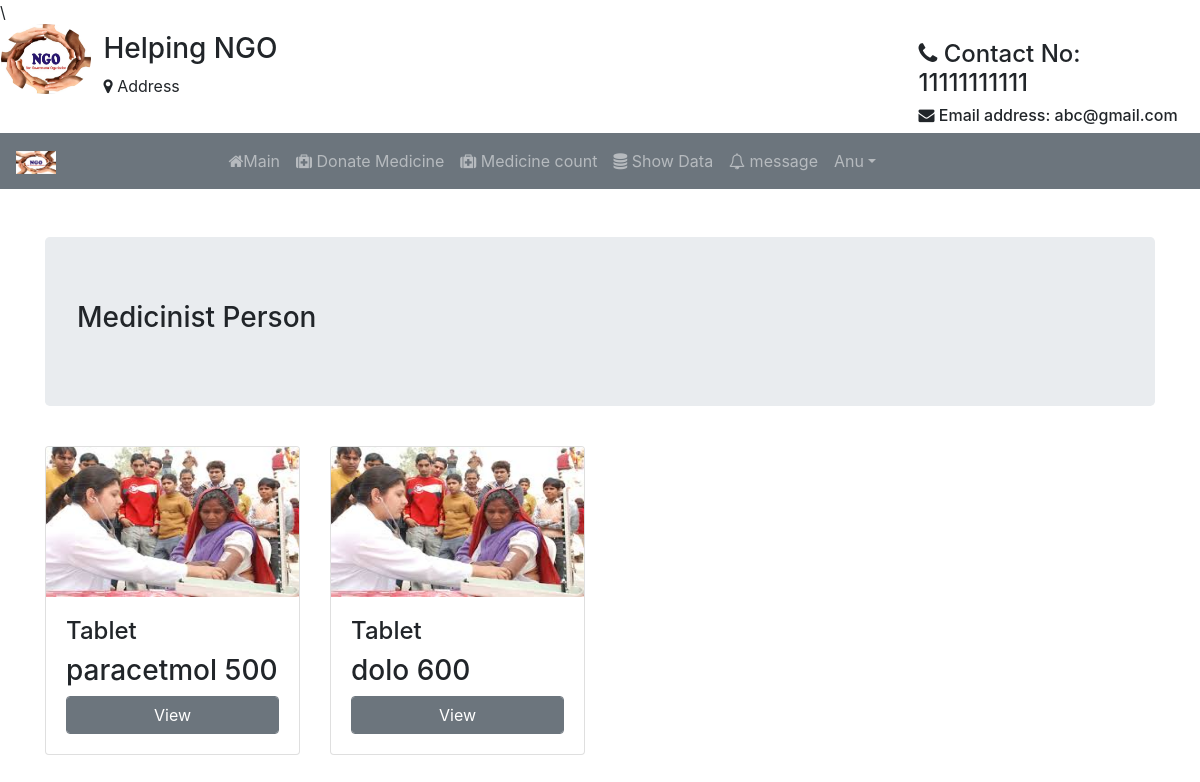
The page /mn/ (signed in) on the database its author committed.
### Student/models.py (models this page shows)
class User(AbstractUser):
	t = (
		(1,'Medicinist'),
		(2,'Org'),
		(3,'Anonymous'),
		)
	role = models.IntegerField(default=3,choices=t)
	g=[('M',"Male"),('F','Female')]
	age=models.IntegerField(default=10)
	impf=models.ImageField(upload_to='Medicines/',default="ngo1.jpg")
	gender=models.CharField(max_length=10,choices=g,default="F")
	organization_name=models.CharField(max_length=120,default="ngo")
	hospital_name=models.CharField(max_length=120,default="ap")
	phone_no=models.CharField(null=True,default="1234567890",max_length=10)
	pan_no=models.CharField(max_length=10,default="ABC1234DE5")
	address=models.CharField(max_length=200,default="Tirupathi")

class MedicineInfo(models.Model):
	pharmacy_name=models.CharField(max_length=500)
	medicine_name=models.CharField(max_length=120)
	quantity=models.CharField(max_length=30)
	batch_no=models.IntegerField(unique=True,null=True)
	category=models.CharField(max_length=120)
	production_date=models.DateField(null=True)
	entry_date=models.DateField(null=True)
	expiry_date=models.DateField(null=True)
	created_date=models.DateField(auto_now=True)
	uid=models.ForeignKey(User,on_delete=models.CASCADE,null=True)
	impf=models.ImageField(upload_to='Medicines/',default="ngo1.jpg")

### Student/views.py (the view)
# urls.py: path('mn/',views.mainpage,name="mnp"),
def mainpage(request):
	mdl = MedicineInfo.objects.filter(uid_id=request.user.id)
	return render(request,'htfiles/mainpage.html',{'t':mdl})

### Student/templates/htfiles/mainpage.html (shortened to what this page needs)
{% extends 'htfiles/header.html' %}
{% block content %}
<div class="container mt-5">
	<div class="jumbotron">
		{% if user.is_superuser %}
		<h3>Super User</h3>
		{% elif user.role == 1 %}
		<h3>Medicinist Person </h3>
		{% elif user.role == 2 %}
		<h3>Organization Person </h3>
		{% else %}
		<h3>Anonymous User</h3>
		{% endif %}
	</div>
	{% if user.role == 1 %}
	<div class="row">
		{% for j in t %}
		<div class="col col-md-3">
			<div class="card my-2">
				<img class="card-img-top" src="{{j.impf.url}}" alt="Card image" style="height:150px;width:100%">
				<div class="card-body">
					<h4>{{j.category}}</h4>
				<h3>{{j.medicine_name}} <span>{{j.quantity}}</span></h3>
				<a href="#" class="btn btn-secondary form-control">View</a>
				</div>
			</div>
		</div>
		{% endfor %}
	</div>
	{% endif %}
</div>
{% endblock %}

### Student/templates/htfiles/header.html (shortened to what this page needs)
{% load static %}
<!DOCTYPE html>
<html lang="en">
<head>
   <link rel="stylesheet" href="{% static 'css/bootstrap.min.css' %}">
  <link rel="stylesheet" type="text/css" href="https://stackpath.bootstrapcdn.com/font-awesome/4.7.0/css/font-awesome.min.css">
</head>
<body>
	{% include 'htfiles/navbar.html' %}
	{% block content %}
	{% endblock %}
</body>
</html>

### Student/templates/htfiles/navbar.html (shortened to what this page needs)
{% load static %}
<div class="row">
  <div class="col col-md-1" style="margin-left:1px;">
  <img src="{% static 'images/NGO.jpg' %}" alt="logo" style="width:90px; height: 70px;" class="rounded-circle">
  </div>
  <div class="col mt-2">
    <h3>Helping NGO</h3>
    <p><i class="fa fa-map-marker" aria-hidden="true"></i>
Address</p>
  </div>
  <div class="col-md-3" style="margin-right: 4px">
    <h4 class="mt-3"><i class="fa fa-phone" aria-hidden="true"></i>
Contact No: 11111111111</h4>
    <h6><i class="fa fa-envelope" aria-hidden="true"></i>   Email address: abc@gmail.com</h6>
  </div>
</div>
<nav class="navbar navbar-expand-sm bg-secondary text-white navbar-dark">
  <a class="navbar-brand" href="#">
    <img src="{% static 'images/NGO.jpg' %}" alt="logo" style="width: 40px;">
  </a>
  <ul class="navbar-nav ml-auto text-white" style="margin-right: 300px">
{% if not user.is_authenticated %}
    <li class="nav-item" style="margin-right: 80px">
      <a class="nav-link" href="#"><i class="fa fa-home" aria-hidden="true"></i>
Home</a>
    </li>
    <li class="nav-item" style="margin-right: 80px">
      <a class="nav-link" href="{% url 'ab' %}"><i class="fa fa-user" aria-hidden="true"></i>
About us</a>
   <!--  </li>
    <li class="nav-item" style="margin-right: 80px">
      <a class="nav-link" href="#">Volunteers</a>
    </li> -->
    <li class="nav-item" style="margin-right: 80px">
      <a class="nav-link" href="{% url 'don' %}"><i class="fa fa-users" aria-hidden="true"></i>
Our workers</a>
    </li>
    <li class="nav-item" style="margin-right: 80px">
      <a class="nav-link" href="#"><i class="fa fa-phone" aria-hidden="true"></i>
Contact us</a>
    </li>
    <li class="nav-item">
      <a class="nav-link" href="{% url 'log' %}"><span class="glyphicon glyphicon-user"></span><i class="fa fa-sign-in" aria-hidden="true"></i>
Login</a>
    </li>
  {% elif user.role == 1 %}
  <li class="nav-item">
        <a class="nav-link" href="{% url 'mnp' %}"><i class="fa fa-home" aria-hidden="true"></i>Main</a>
      </li>
      <li class="nav-item">
        <a class="nav-link" href="{% url 'up' %}"><i class="fa fa-medkit" aria-hidden="true"></i>
Donate Medicine</a>
      </li>
      <li class="nav-item">
        <a class="nav-link" href="#"><i class="fa fa-medkit" aria-hidden="true"></i>
Medicine count</a>
      </li>
      <li class="nav-item">
        <a class="nav-link" href="{% url 'tab' %}"><i class="fa fa-database" aria-hidden="true"></i>
Show Data</a>
      </li>
      <li class="nav-item">
        <a class="nav-link" href="#"><i class="fa fa-bell-o" aria-hidden="true"></i>
message </a>
      </li>
      <li class="dropdown">
      <a type="button" class="nav-link dropdown-toggle" data-toggle="dropdown">{{user.username}}</a>
    {% endif %}
    </ul>
</nav>

### Student/templates/htfiles/navbar.html (style rules this page uses)
.nav-link { color: light; }

### rows shown on the page
User: username "Anu"
MedicineInfo: impf (picture), category "Tablet", medicine_name "paracetmol", quantity "500"
MedicineInfo: impf (picture), category "Tablet", medicine_name "dolo", quantity "600"
